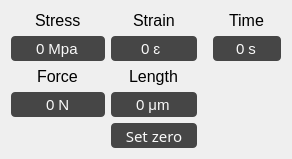
           <widget class="QWidget" name="Sone2" native="true">
            <property name="maximumSize">
             <size>
              <width>16777215</width>
              <height>900</height>
             </size>
            </property>
            <property name="styleSheet">
             <string notr="true">#timeRead{
		background-color: rgb(70,70,70); 
		border-radius: 4px;
		color: rgb(249,249,249);
}
#epsilonRead{
		background-color: rgb(70,70,70); 
		border-radius: 4px;
		color: rgb(249,249,249);
}
#forceRead{
		background-color: rgb(70,70,70); 
		border-radius: 4px;
		color: rgb(249,249,249);
}
#lengthRead{
		background-color: rgb(70,70,70); 
		border-radius: 4px;
		color: rgb(249,249,249);
}
#stressRead{
		background-color: rgb(70,70,70); 
		border-radius: 4px;
		color: rgb(249,249,249);
}
#resetTimeButton{
		background-color: rgb(70,70,70); 
		border-radius: 4px;
		color: rgb(249,249,249);
}
#resetTimeButton:pressed{
		background-color:rgb(65,65,65);
}
#setZeroButton{
		background-color: rgb(70,70,70); 
		border-radius: 4px;
		color: rgb(249,249,249);
}
#setZeroButton:pressed{
		background-color:rgb(65,65,65);
}

</string>
            </property>
            <layout class="QGridLayout" name="gridLayout_4">
             <item row="3" column="5">
              <widget class="QSpinBox" name="timeRead">
               <property name="minimumSize">
                <size>
                 <width>0</width>
                 <height>25</height>
                </size>
               </property>
               <property name="font">
                <font>
                 <family>MS Shell Dlg 2</family>
                 <pointsize>11</pointsize>
                </font>
               </property>
               <property name="alignment">
                <set>Qt::AlignCenter</set>
               </property>
               <property name="readOnly">
                <bool>true</bool>
               </property>
               <property name="buttonSymbols">
                <enum>QAbstractSpinBox::NoButtons</enum>
               </property>
               <property name="suffix">
                <string> s</string>
               </property>
               <property name="minimum">
                <number>0</number>
               </property>
               <property name="maximum">
                <number>999999999</number>
               </property>
              </widget>
             </item>
             <item row="10" column="2">
              <widget class="QSpinBox" name="forceRead">
               <property name="minimumSize">
                <size>
                 <width>0</width>
                 <height>25</height>
                </size>
               </property>
               <property name="font">
                <font>
                 <family>MS Shell Dlg 2</family>
                 <pointsize>11</pointsize>
                </font>
               </property>
               <property name="alignment">
                <set>Qt::AlignCenter</set>
               </property>
               <property name="readOnly">
                <bool>true</bool>
               </property>
               <property name="buttonSymbols">
                <enum>QAbstractSpinBox::NoButtons</enum>
               </property>
               <property name="suffix">
                <string> N</string>
               </property>
               <property name="prefix">
                <string/>
               </property>
               <property name="minimum">
                <number>-999999999</number>
               </property>
               <property name="maximum">
                <number>999999999</number>
               </property>
              </widget>
             </item>
             <item row="10" column="3">
              <widget class="QSpinBox" name="lengthRead">
               <property name="minimumSize">
                <size>
                 <width>0</width>
                 <height>25</height>
                </size>
               </property>
               <property name="font">
                <font>
                 <family>MS Shell Dlg 2</family>
                 <pointsize>11</pointsize>
                </font>
               </property>
               <property name="alignment">
                <set>Qt::AlignCenter</set>
               </property>
               <property name="readOnly">
                <bool>true</bool>
               </property>
               <property name="buttonSymbols">
                <enum>QAbstractSpinBox::NoButtons</enum>
               </property>
               <property name="suffix">
                <string> μm</string>
               </property>
               <property name="minimum">
                <number>-999999999</number>
               </property>
               <property name="maximum">
                <number>999999999</number>
               </property>
              </widget>
             </item>
             <item row="9" column="3" alignment="Qt::AlignHCenter">
              <widget class="QLabel" name="label_6">
               <property name="font">
                <font>
                 <family>MS Shell Dlg 2</family>
                 <pointsize>12</pointsize>
                </font>
               </property>
               <property name="text">
                <string>Length</string>
               </property>
              </widget>
             </item>
             <item row="3" column="3">
              <widget class="QSpinBox" name="epsilonRead">
               <property name="minimumSize">
                <size>
                 <width>0</width>
                 <height>25</height>
                </size>
               </property>
               <property name="font">
                <font>
                 <family>MS Shell Dlg 2</family>
                 <pointsize>11</pointsize>
                </font>
               </property>
               <property name="alignment">
                <set>Qt::AlignCenter</set>
               </property>
               <property name="readOnly">
                <bool>true</bool>
               </property>
               <property name="buttonSymbols">
                <enum>QAbstractSpinBox::NoButtons</enum>
               </property>
               <property name="suffix">
                <string> ɛ </string>
               </property>
               <property name="minimum">
                <number>-999999999</number>
               </property>
               <property name="maximum">
                <number>999999999</number>
               </property>
              </widget>
             </item>
             <item row="11" column="3">
              <widget class="QPushButton" name="setZeroButton">
               <property name="minimumSize">
                <size>
                 <width>0</width>
                 <height>25</height>
                </size>
               </property>
               <property name="font">
                <font>
                 <family>Dubai</family>
                 <pointsize>11</pointsize>
                </font>
               </property>
               <property name="cursor">
                <cursorShape>PointingHandCursor</cursorShape>
               </property>
               <property name="text">
                <string>Set zero</string>
               </property>
              </widget>
             </item>
             <item row="3" column="2">
              <widget class="QSpinBox" name="stressRead">
               <property name="minimumSize">
                <size>
                 <width>0</width>
                 <height>25</height>
                </size>
               </property>
               <property name="font">
                <font>
                 <family>MS Shell Dlg 2</family>
                 <pointsize>11</pointsize>
                </font>
               </property>
               <property name="alignment">
                <set>Qt::AlignCenter</set>
               </property>
               <property name="readOnly">
                <bool>true</bool>
               </property>
               <property name="buttonSymbols">
                <enum>QAbstractSpinBox::NoButtons</enum>
               </property>
               <property name="suffix">
                <string> Mpa</string>
               </property>
               <property name="minimum">
                <number>-999999999</number>
               </property>
               <property name="maximum">
                <number>999999999</number>
               </property>
              </widget>
             </item>
             <item row="2" column="3" alignment="Qt::AlignHCenter">
              <widget class="QLabel" name="label_8">
               <property name="font">
                <font>
                 <family>MS Shell Dlg 2</family>
                 <pointsize>12</pointsize>
                </font>
               </property>
               <property name="text">
                <string>Strain</string>
               </property>
              </widget>
             </item>
             <item row="3" column="4">
              <spacer name="horizontalSpacer">
               <property name="orientation">
                <enum>Qt::Horizontal</enum>
               </property>
               <property name="sizeType">
                <enum>QSizePolicy::Preferred</enum>
               </property>
               <property name="sizeHint" stdset="0">
                <size>
                 <width>10</width>
                 <height>10</height>
                </size>
               </property>
              </spacer>
             </item>
             <item row="2" column="2" alignment="Qt::AlignHCenter">
              <widget class="QLabel" name="label_9">
               <property name="font">
                <font>
                 <family>MS Shell Dlg 2</family>
                 <pointsize>12</pointsize>
                </font>
               </property>
               <property name="text">
                <string>Stress</string>
               </property>
              </widget>
             </item>
             <item row="9" column="2" alignment="Qt::AlignHCenter">
              <widget class="QLabel" name="label_5">
               <property name="font">
                <font>
                 <family>MS Shell Dlg 2</family>
                 <pointsize>12</pointsize>
                </font>
               </property>
               <property name="text">
                <string>Force</string>
               </property>
              </widget>
             </item>
             <item row="2" column="5" alignment="Qt::AlignHCenter">
              <widget class="QLabel" name="label_7">
               <property name="font">
                <font>
                 <family>MS Shell Dlg 2</family>
                 <pointsize>12</pointsize>
                </font>
               </property>
               <property name="text">
                <string>Time</string>
               </property>
              </widget>
             </item>
            </layout>
           </widget>
